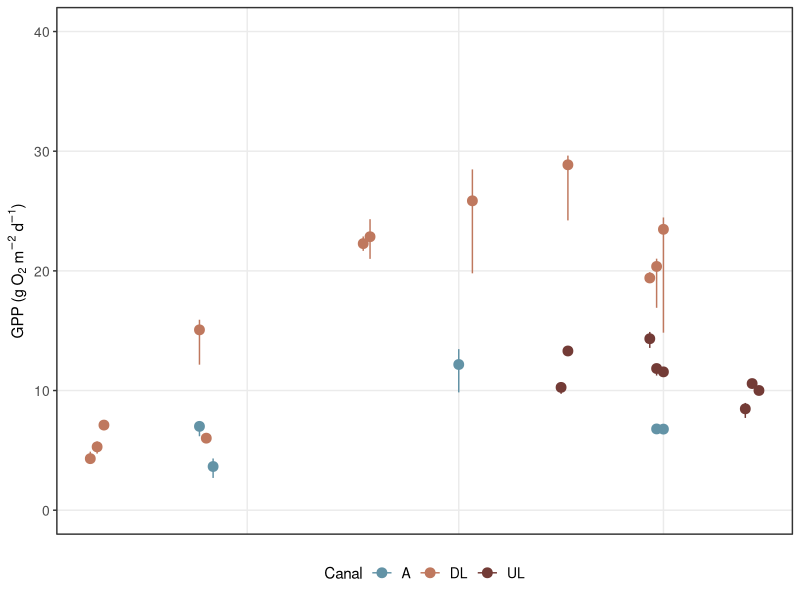
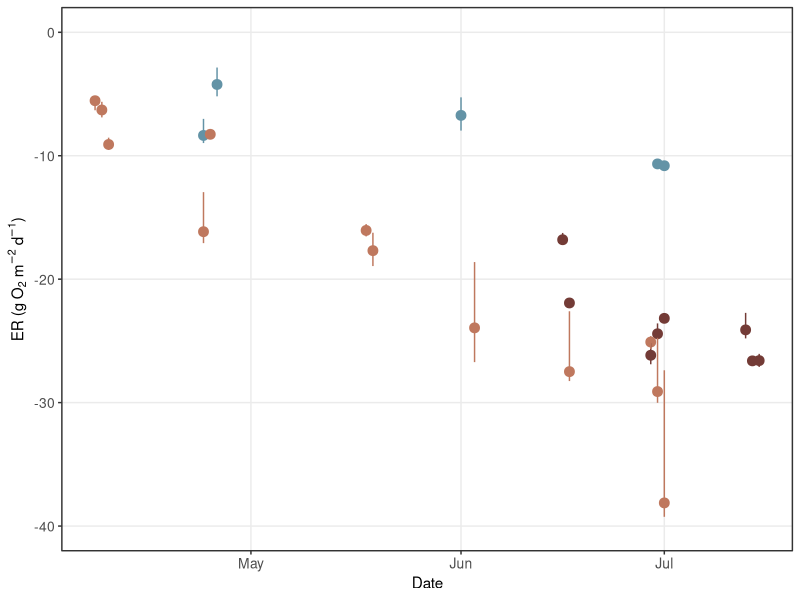
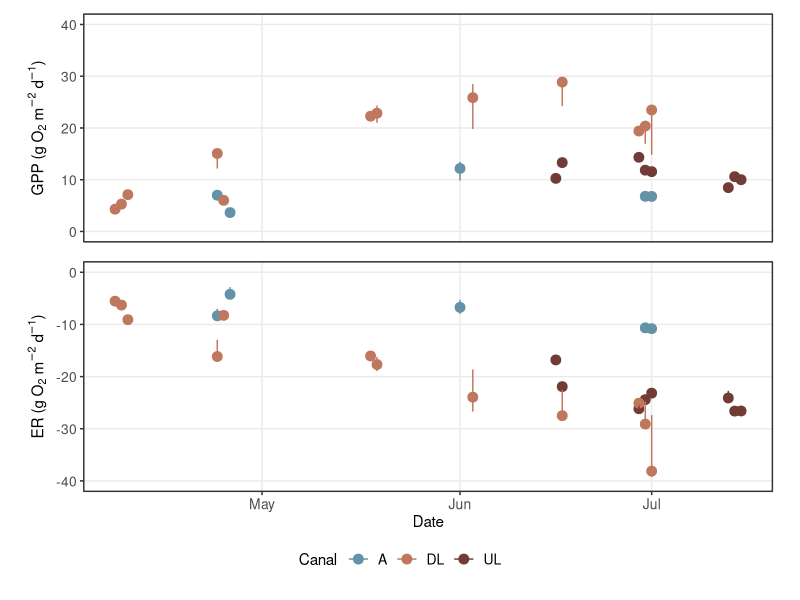
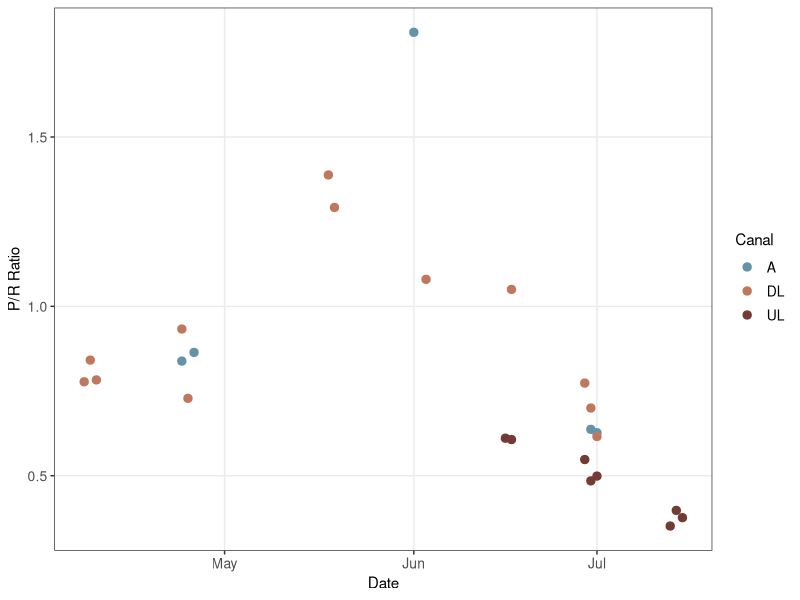

R code for these plots, in order: (Note: this script raises an error after producing the figures.)
#Models and Plots of Whole Canal Metabolism Results
# MB and updated by JRB

## Import packages
lapply(c("plyr","dplyr","ggplot2","cowplot",
         "lubridate","tidyverse"), require, character.only=T)

######################
## Import Data
######################
# Daily Metab
df <- read.csv("WholeCanalMetabolism_DailyValues.csv", header = T)
#Create NEP column
df$NEP50 <- df$GPP50 + df$ER50
#Make Canal a factor
df$Canal<-as.factor(df$Canal)
df$Date<-as.POSIXct(df$Date, format="%m/%d/%Y")

# Biomass
B <- read.csv("Environmental_and_Macrophyte_AllObservations.csv")
B <- B[,c("Canal","Event","Biomass_per_Area")] # biomass has more measurements and therefore needs to be averaged separately

B$Canal <- as.factor(B$Canal); B$Event <- as.factor(B$Event)

B_summary <- B %>%
  group_by(Canal, Event) %>%
  summarise(across(Biomass_per_Area, .fns = c(mean, sd), na.rm = TRUE))
colnames(B_summary) <- c("Canal","Event","Mean_Biomass", "SD_Biomass")




##### Plot time series #####
#Plot of GPP
g1<-ggplot(data=df, aes(x=Date, y=GPP50, color=Canal))+
  geom_point(size=3)+theme_bw()+
  geom_errorbar(aes(ymin=GPP2.5, ymax=GPP97.5), size=0.5,width = 0.2)+
  scale_color_manual("Canal", values = c("A" = "#6393A6","UL" = "#733B36", "DL" = "#BF785E"))+
  labs(y=expression(paste("GPP (g ", O[2], " ", m^-2, " ", d^-1,")")))+
  theme(panel.grid.minor = element_blank(),
        axis.text.x = element_blank(),
        legend.direction = "horizontal",
        axis.title.x=element_blank(),
        axis.text.y=element_text(size=10),
        axis.ticks.x=element_blank(),
        legend.text = element_text(size=10))+
  coord_cartesian(ylim = c(0, 40), clip = "off")
  #annotate("segment", x = subset(biomass, Canal=="A")$Date, xend = subset(biomass, Canal=="A")$Date, y = 0, yend = 12, colour = NA, size=1, arrow = arrow(ends = "both", angle = 45, length = unit(.2,"cm")))+
  #annotate("segment", x = subset(biomass, Canal=="UL")$Date, xend = subset(biomass, Canal=="UL")$Date, y = 0, yend = 12, colour = NA, size=1, arrow = arrow(ends = "both", angle = 45, length = unit(.2,"cm")))+
  #annotate("segment", x = subset(biomass, Canal=="DL")$Date, xend = subset(biomass, Canal=="DL")$Date, y = 0, yend = 12, colour = NA, size=1, arrow = arrow(ends = "both", angle = 45, length = unit(.2,"cm")))
g1+theme(legend.position = "bottom")

#Plot of ER
g2<-ggplot(data=df, aes(x=Date, y=ER50, color=Canal))+
  geom_point(size=3)+theme_bw()+
  geom_errorbar(aes(ymin=ER2.5, ymax=ER97.5), size=0.5, width = 0.5)+
  scale_color_manual("Canal", values = c("A" = "#6393A6","UL" = "#733B36", "DL" = "#BF785E"))+
  
  scale_color_manual(values = c("A" = "#6393A6","UL" = "#733B36", "DL" = "#BF785E"))+
  labs(y=expression(paste("ER (g ", O[2], " ", m^-2, " ", d^-1,")")))+
  theme(legend.position = "none",
        panel.grid.minor = element_blank(),
        axis.text = element_text(size=10))+
  #annotate("segment", x = subset(biomass, Canal=="A")$Date, xend = subset(biomass, Canal=="A")$Date, y = 0, yend = 10, colour = "#6393A6", size=0.8, arrow = arrow(ends = "both", angle = 45, length = unit(.2,"cm")))+
  #annotate("segment", x = subset(biomass, Canal=="UL")$Date, xend = subset(biomass, Canal=="UL")$Date, y = 0, yend = 10, colour = "#733B36", size=0.8, arrow = arrow(ends = "both", angle = 45, length = unit(.2,"cm")))+
  #annotate("segment", x = subset(biomass, Canal=="DL")$Date, xend = subset(biomass, Canal=="DL")$Date, y = 0, yend = 10, colour = "#BF785E", size=0.8, arrow = arrow(ends = "both", angle = 45, length = unit(.2,"cm")))+
  coord_cartesian(ylim = c(-40,0), clip = "off")
g2

##Combine graphs
g1noleg <- g1 + theme(legend.position = "none")#Make graph 1 without it's legend
leg <- get_legend(g1)#Create an object of the legend from graph 1
graph1<-plot_grid(g1noleg, NULL, g2, rel_heights = c(1, -0.05, 1.15), ncol=1, align="v", scale=0.95)#Plot just the two graphs (no legend) so that I can align the y axes
plot_grid(graph1, NULL, leg, nrow = 3, rel_heights = c(1, -0.05, 0.15))#Add legend in to final plot



##### NEP and P/R #####
df$PRratio<-abs(df$GPP50/df$ER50)#Calculate production to respiration ratio

##Plot P/R time series
ggplot(data=df, aes(x=Date, y=PRratio, col=Canal))+
  geom_point(size=2.5)+theme_bw()+
  scale_color_manual(values = c("A" = "#6393A6","UL" = "#733B36", "DL" = "#BF785E"))+
  labs(y=expression(paste("P/R Ratio")))+
  theme(panel.grid.minor = element_blank(),
        axis.text=element_text(size=10),
        legend.text = element_text(size=10))

##Create new data frame for plotting NEP and biomass per area
newdf<-data.frame(df$Date, df$Canal, df$NEP)
newdf$mean_Biomass_per_Area<-NA
newdf$sd_Biomass_per_Area<-NA
colnames(newdf)<-c("Date","Canal","NEP","meanBPA","sdBPA")
# add in wcb data
wcb$Date<-as.POSIXct(wcb$Date, format="%m/%d/%Y")
newbiomass<-data.frame(wcb$Date, wcb$Canal, wcb$ave_Biomass_per_Area, wcb$sd_Biomass_per_Area)
newbiomass$NEP<-NA
colnames(newbiomass)<-c("Date","Canal","meanBPA","sdBPA","NEP")
plotdf<-rbind(newdf,newbiomass)

##Plot NEP and biomass
ggplot(data=plotdf, aes(x=Date, y=NEP, col=Canal))+
  geom_point(size=2.5)+theme_bw()+
  #geom_line()+
  scale_color_manual(values = c("A" = "#6393A6","UL" = "#733B36", "DL" = "#BF785E"))+
  labs(y=expression(paste("NEP (g ", O[2], " ", m^-2, " ", d^-1,")")))+
  theme(panel.grid.minor = element_blank(),
        axis.text=element_text(size=12),
        legend.text = element_text(size=12),
        legend.title = element_text(size=14),
        axis.title = element_text(size=12))+
  geom_bar(aes(x=Date, y=meanBPA/2, fill=Canal), stat = 'identity')+
  #labs(y=expression(paste("Biomass per area (g/", m^2,")")))+
  scale_fill_manual(values = c("A" = "#6393A6","UL" = "#733B36", "DL" = "#BF785E"))+ #add colors that I want
  geom_errorbar(aes(ymin=meanBPA/2-sdBPA/2, ymax=meanBPA/2+sdBPA/2), width=.2,position=position_dodge(.9),stat="identity", color="black")+
  scale_y_continuous(limits = c(-15,18),
                     sec.axis = sec_axis(~.*2, name=expression(paste("Biomass per area (g / ", m^2,")"))))


##########################
## Figure 3 for paper
##########################

plot_grid(
plot_grid(

graph1,

plot_grid(
  
  ggplot(data=plotdf, aes(x=Date, y=NEP, col=Canal))+
    geom_point(size=3.5)+theme_bw()+
    scale_color_manual(values = c("A" = "#6393A6","UL" = "#733B36", "DL" = "#BF785E"))+
    labs(y=expression(paste("NEP (g ", O[2], " ", m^-2, " ", d^-1,")")))+
    geom_hline(yintercept = 0, size = 0.75)+
    theme(panel.grid.minor = element_blank(),
          axis.text=element_text(size=12),
          legend.text = element_text(size=12),
          legend.title = element_text(size=14),
          axis.title = element_text(size=12),
          axis.title.x = element_blank(),
          legend.position = "none"),
  
ggplot(data = plotdf, aes(x = Date, y = meanBPA))+
  geom_point(aes(color=Canal), stat = 'identity', size = 4.5)+
  #geom_line(aes(group=Canal))+
  scale_color_manual(values = c("A" = "#6393A6","UL" = "#733B36", "DL" = "#BF785E"))+
  geom_errorbar(aes(ymin=meanBPA-sdBPA, ymax=meanBPA+sdBPA, color = Canal),
                width = 0.2,
                position=position_dodge(0.9),
                stat="identity", size = 1)+
  labs(y = expression(paste("Biomass per area (g / ", m^2,")")))+
  theme_bw()+
  theme(panel.grid.minor = element_blank(),
        axis.text=element_text(size=12),
        legend.text = element_text(size=12),
        legend.title = element_text(size=14),
        axis.title = element_text(size=12),
        legend.position = "none"),

align = "hv", nrow = 2, labels = c("B","C")),

nrow = 1, ncol = 2, align = "h", labels = c("A","")),

NULL, leg, nrow = 3, rel_heights = c(1, -0.05, 0.15))
